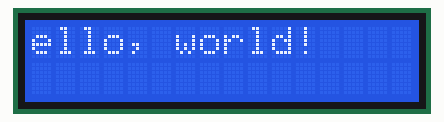
Recording of a sketch running on a simulated Arduino Uno, built with avr-gcc and run on an emulated ATmega328P. Shown: 16×2 character LCD.

Above: at 0.1 s.
At 2.1 s:
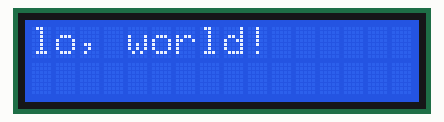
At 5.1 s:
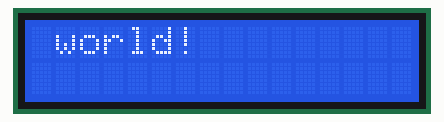
At 10.1 s:
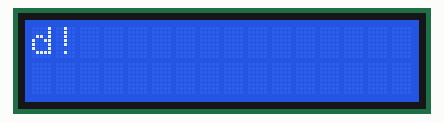
At 24.1 s:
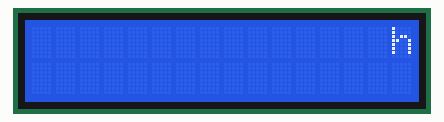
At 38.1 s:
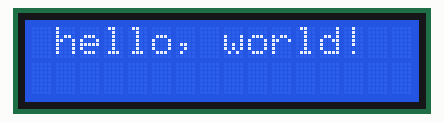

The sketch:

project5_lcd_scroll_left.ino
```cpp
// Project 5: Hello World Screen Scroll Left

// The purpose of this project was to create a design to print 'hello world!' to the lcd display and then scroll the
// screen to the left

// Group Members: Josh Wild, Dayne Newman
// Group Number: 14 (not sure this is what the bottom of the breadboard said)
// Date: 3/25/2025
// Code written by: Both team members

// include lcd header file
#include <LiquidCrystal.h>

// define lcd pins
LiquidCrystal lcd(12, 11, 5, 4, 3, 2);

// begin the lcd and print hello world
void setup() {
  lcd.begin(16, 2);
  lcd.print("hello, world!");
}

// scroll the screen to the left every second
void loop() {
  lcd.scrollDisplayLeft();
  delay(1000);
}
```

Measured:
- what the display in image 1 shows lasts 1.0 s, from 2.1 s to 3.1 s
